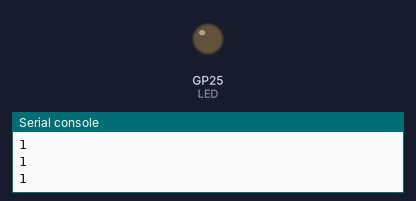
The program below on a simulated Raspberry Pi Pico running MicroPython. Shown: output pins drawn as LEDs (lit = HIGH), the last lines printed to the serial console. WiFi joins after 1.5 s; the clock reads 2024-03-15 10:24:30 at power-on unless the program sets it. At 1.6 s the program stops and its outputs stay as they are.

Above: at 0.3 s.
At 1.6 s:
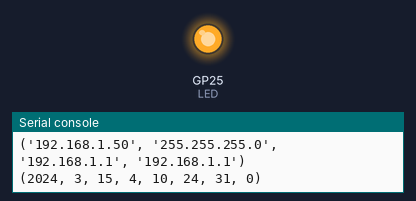
Timing chart, 0 to 3.1 s (numbered marks = the images above):
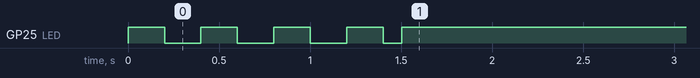

The program:

rtc.py
```python
import ntptime
from machine import RTC
import network
from machine import Pin, Timer
from time import sleep_ms
def setup(country, ssid, key):
    rp2.country(country)
    wifi=network.WLAN(network.STA_IF)
    wifi.active(True)
    wifi.disconnect()
    LED=Pin("LED", Pin.OUT)
    LED.high()
    timeout=20000
    wifi.connect(ssid,key)
    timer=Timer()
    timer.init(period=200, mode=Timer.PERIODIC,
                            callback=lambda t:LED.toggle())
    s=0
    while timeout>0:
        s=wifi.status()
        print(s)
        if s==3 or s<0:
            break
        sleep_ms(100)
        timeout=timeout-100

    if(s<2):
        timer.init(period=1000, mode=Timer.PERIODIC,
                            callback=lambda t:LED.toggle())
    else:
        timer.deinit()
        LED.high()
    return wifi
wifi=setup("GB", "dlink3", "hawkhawk")
print("Connected")
print(wifi.ifconfig())

ntptime.host="pool.ntp.org"
ntptime.timeout=1000
try:
    ntptime.settime()
except Exception:
    print("NTP server not available")
    pass
rtc = RTC()
print(rtc.datetime())
```

Measured:
- by itself, GP25 (LED): goes 3 × (HIGH 0.20 s, LOW 0.20 s), HIGH 0.20 s, LOW 0.10 s, then HIGH
